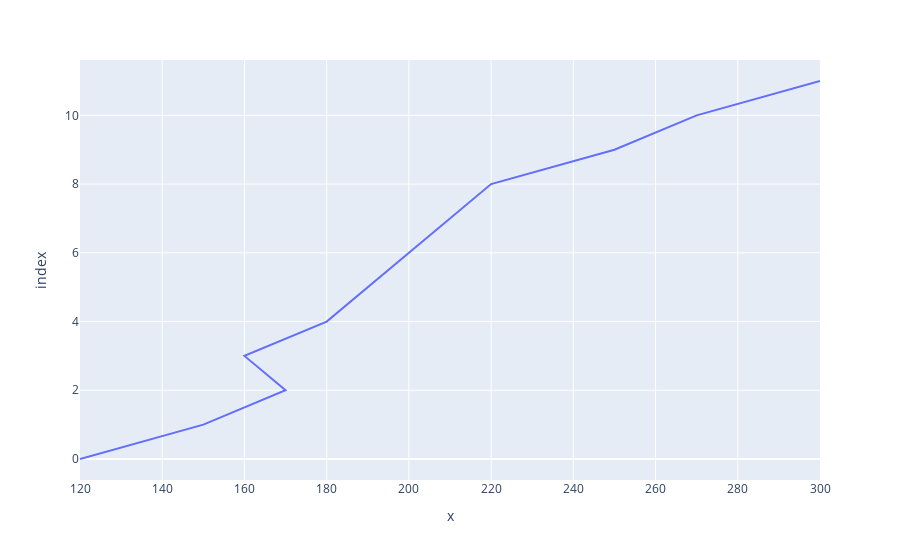

Notebook source saved alongside this figure:
### Code cell
import plotly.express as px

# px.bar(df['date'],df['sales'])
px.line(df['date'],df['sales'])
px.label

### Figure 1 — Plotly figure (JSON) as saved in the notebook; plotly's stock layout.template omitted (floating-point values rounded to 4 significant figures)
{"data": [{"hovertemplate": "x=%{x}<br>index=%{y}<extra></extra>", "legendgroup": "", "line": {"color": "#636efa", "dash": "solid"}, "marker": {"symbol": "circle"}, "mode": "lines", "name": "", "orientation": "h", "showlegend": false, "type": "scatter", "x": [120, 150, 170, 160, 180, 190, 200, 210, 220, 250, 270, 300], "xaxis": "x", "y": [0, 1, 2, 3, 4, 5, 6, 7, 8, 9, 10, 11], "yaxis": "y"}], "layout": {"legend": {"tracegroupgap": 0}, "margin": {"t": 60}, "xaxis": {"anchor": "y", "domain": [0, 1], "title": {"text": "x"}}, "yaxis": {"anchor": "x", "domain": [0, 1], "title": {"text": "index"}}}}
